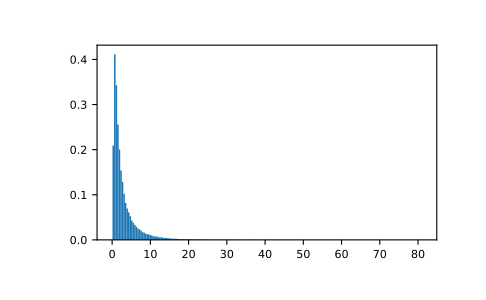

The Python source for this figure:
# Draw values from the distribution and plot the histogram:

import matplotlib.pyplot as plt
h = plt.hist(np.random.default_rng().wald(3, 2, 100000), bins=200, density=True)
plt.show()
